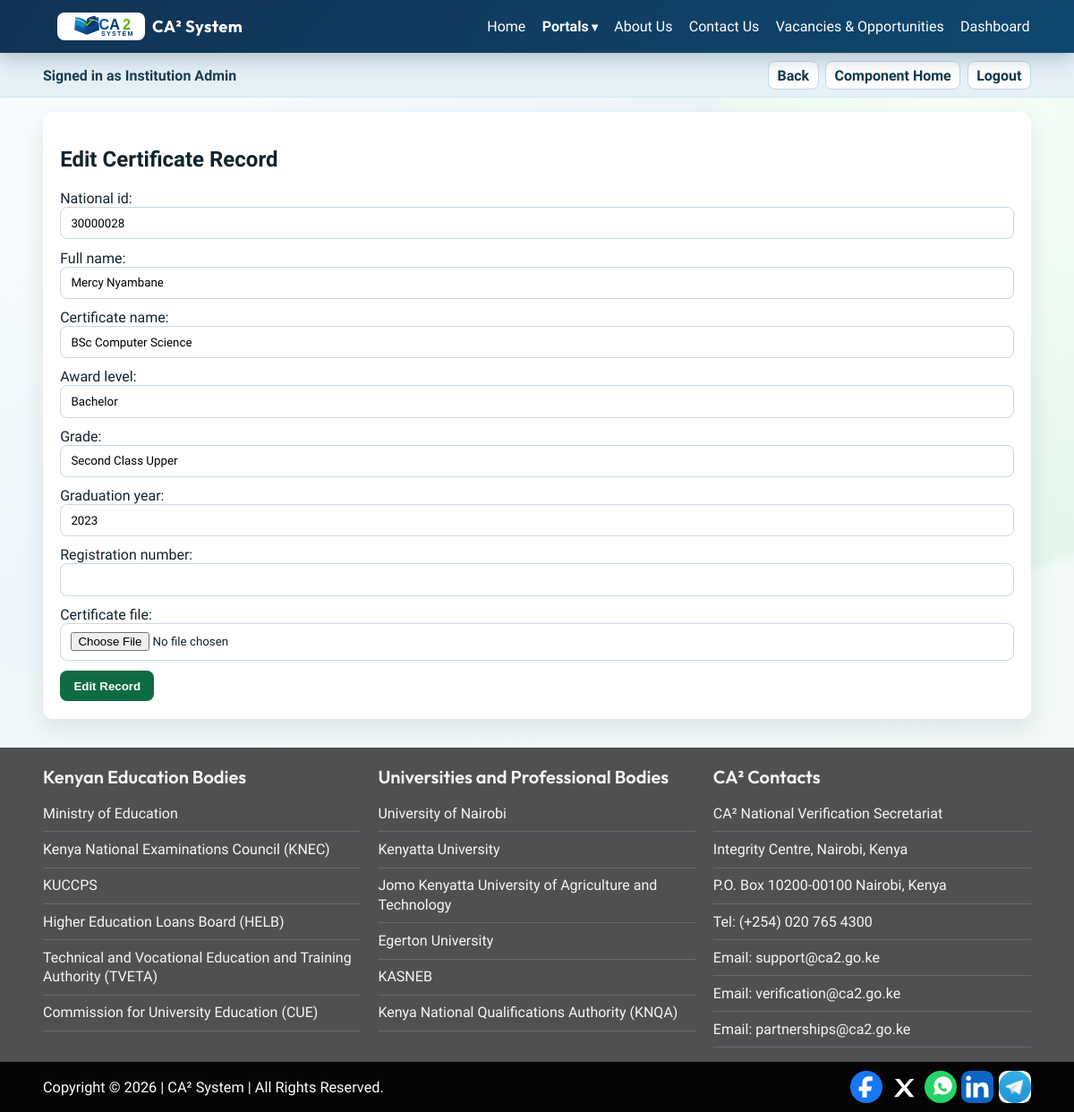
The app's page /institutions/certificates/35/edit/ (signed in) with its own data.
### accounts/models.py (models this page shows, shortened)
class User(AbstractUser):
    class Role(models.TextChoices):
        GOVERNMENT_ADMIN = "GOV_ADMIN", "Government Admin"
        INSTITUTION_ADMIN = "INST_ADMIN", "Institution Admin"
        HR_MANAGER = "HR_MANAGER", "HR Manager"
        CITIZEN = "CITIZEN", "Citizen"
    username = models.CharField(max_length=150, unique=True)
    email = models.EmailField(unique=True)
    role = models.CharField(max_length=20, choices=Role.choices)
    USERNAME_FIELD = "email"
    REQUIRED_FIELDS = ["username"]
    objects = UserManager()

### institutions/models.py (models this page shows, shortened)
class CertificateRecord(models.Model):
    national_id = models.CharField(max_length=20, db_index=True)
    full_name = models.CharField(max_length=255)
    institution = models.ForeignKey(Institution, on_delete=models.PROTECT, related_name="records")
    certificate_name = models.CharField(max_length=255)
    award_level = models.CharField(max_length=120)
    grade = models.CharField(max_length=60, blank=True)
    graduation_year = models.PositiveIntegerField()
    registration_number = models.CharField(max_length=120, blank=True)
    certificate_file = models.FileField(
        upload_to="certificates/",
        blank=True,
        null=True,
        validators=[FileExtensionValidator(["pdf"])],
    )
    created_by = models.ForeignKey(
        settings.AUTH_USER_MODEL, on_delete=models.PROTECT, related_name="created_certificates"
    )
    updated_at = models.DateTimeField(auto_now=True)
    created_at = models.DateTimeField(auto_now_add=True)
    class Meta:
        ordering = ("-graduation_year", "-created_at")
        unique_together = ("national_id", "institution", "certificate_name", "graduation_year")

### institutions/views.py (the view)
# urls.py: path("certificates/<int:pk>/edit/", certificate_update, name="institution_certificate_edit"),
@role_required(User.Role.INSTITUTION_ADMIN)
def certificate_update(request, pk):
    institution = request.user.institution_profile.institution
    record = get_object_or_404(CertificateRecord, pk=pk, institution=institution)
    if request.method == "POST":
        form = CertificateRecordForm(request.POST, request.FILES, instance=record)
        if form.is_valid():
            form.save()
            messages.success(request, "Certificate record updated.")
            return redirect("institution_certificates")
    else:
        form = CertificateRecordForm(instance=record)
    return render(request, "institutions/certificate_form.html", {"form": form, "action": "Edit"})

### institutions/forms.py (shortened to what this page needs)
class CertificateRecordForm(forms.ModelForm):
    class Meta:
        model = CertificateRecord
        fields = (
            "national_id",
            "full_name",
            "certificate_name",
            "award_level",
            "grade",
            "graduation_year",
            "registration_number",
            "certificate_file",
        )

### accounts/views.py (called while the page is built, shortened)
def role_required(*roles):
    def decorator(view_func):
        @wraps(view_func)
        @login_required
        def _wrapped(request, *args, **kwargs):
            return view_func(request, *args, **kwargs)
        return _wrapped
    return decorator

### templates/institutions/certificate_form.html (shortened to what this page needs)
{% extends "base.html" %}
{% block content %}
<section class="card wide-form">
    <h2>{{ action }} Certificate Record</h2>
<form method="post" id="certificate-form" autocomplete="off" enctype="multipart/form-data">
    {{ form.as_p }}
        <button type="submit">{{ action }} Record</button>
    </form>
</section>
{% endblock %}

### templates/base.html (shortened to what this page needs)
{% load static %}
<!DOCTYPE html>
<html lang="en">
<head>
    <link rel="stylesheet" href="{% static 'css/styles.css' %}">
</head>
<body>
    <header class="site-header">
        <div class="container header-wrap">
            <a class="brand" href="{% url 'home' %}">
                <img class="brand-logo" src="{% static 'images/ca2-logo-system.svg' %}" alt="CA2 System Logo">
                <span class="brand-name">CA² System</span>
            </a>
            <nav class="top-nav">
                <a href="{% url 'home' %}">Home</a>
                <details class="nav-dropdown">
                    <summary>Portals</summary>
                </details>
                <a href="{% url 'about_us' %}">About Us</a>
                <a href="{% url 'contact_us' %}">Contact Us</a>
                <a href="{% url 'vacancies_opportunities' %}">Vacancies & Opportunities</a>
                {% if user.is_authenticated %}
                    <a href="{% url 'role_redirect' %}">Dashboard</a>
                {% else %}
                    <a href="{% url 'login' %}">Login</a>
                    <a href="{% url 'citizen_register' %}">Citizen Signup</a>
                {% endif %}
            </nav>
        </div>
    </header>
    {% if user.is_authenticated %}
        <div class="component-bar">
            <div class="container component-wrap">
                <span class="component-role">Signed in as {{ user.get_role_display }}</span>
                <div class="component-actions">
                    <a href="javascript:history.back()">Back</a>
                    <a href="{% url 'role_redirect' %}">Component Home</a>
                    <a href="{% url 'logout' %}">Logout</a>
                </div>
            </div>
        </div>
    {% endif %}
    <main class="container">
        {% block content %}{% endblock %}
    </main>
    <footer class="site-footer">
        <div class="footer-top">
            <div class="container footer-grid">
                <section class="footer-col">
                    <h3>Kenyan Education Bodies</h3>
                    <ul class="footer-list">
                        <li><a href="https://www.education.go.ke/" target="_blank" rel="noopener">Ministry of Education</a></li>
                        <li><a href="https://www.knec.ac.ke/" target="_blank" rel="noopener">Kenya National Examinations Council (KNEC)</a></li>
                        <li><a href="https://www.kuccps.net/" target="_blank" rel="noopener">KUCCPS</a></li>
                        <li><a href="https://www.helb.co.ke/" target="_blank" rel="noopener">Higher Education Loans Board (HELB)</a></li>
                        <li><a href="https://www.tveta.go.ke/" target="_blank" rel="noopener">Technical and Vocational Education and Training Authority (TVETA)</a></li>
                        <li><a href="https://www.cue.or.ke/" target="_blank" rel="noopener">Commission for University Education (CUE)</a></li>
                    </ul>
                </section>
                <section class="footer-col">
                    <h3>Universities and Professional Bodies</h3>
                    <ul class="footer-list">
                        <li><a href="https://www.uonbi.ac.ke/" target="_blank" rel="noopener">University of Nairobi</a></li>
                        <li><a href="https://www.ku.ac.ke/" target="_blank" rel="noopener">Kenyatta University</a></li>
                        <li><a href="https://www.jkuat.ac.ke/" target="_blank" rel="noopener">Jomo Kenyatta University of Agriculture and Technology</a></li>
                        <li><a href="https://www.egerton.ac.ke/" target="_blank" rel="noopener">Egerton University</a></li>
                        <li><a href="https://www.kasneb.or.ke/" target="_blank" rel="noopener">KASNEB</a></li>
                        <li><a href="https://www.knqa.go.ke/" target="_blank" rel="noopener">Kenya National Qualifications Authority (KNQA)</a></li>
                    </ul>
                </section>
                <section class="footer-col">
                    <h3>CA² Contacts</h3>
                    <ul class="footer-list contacts">
                        <li><span>CA² National Verification Secretariat</span></li>
                        <li><span>Integrity Centre, Nairobi, Kenya</span></li>
                        <li><span>P.O. Box 10200-00100 Nairobi, Kenya</span></li>
                        <li><span>Tel: (+254) 020 765 4300</span></li>
                        <li><span>Email: support@ca2.go.ke</span></li>
                        <li><span>Email: verification@ca2.go.ke</span></li>
                        <li><span>Email: partnerships@ca2.go.ke</span></li>
                    </ul>
                </section>
            </div>
        </div>
        <div class="footer-bottom">
            <div class="container footer-bottom-wrap">
                <p>Copyright &copy; {% now "Y" %} | CA² System | All Rights Reserved.</p>
                <div class="social-links">
                    <a href="#" aria-label="Facebook">
                        <img src="{% static 'images/social-facebook.svg' %}" alt="Facebook">
                    </a>
                    <a href="#" aria-label="X">
                        <img src="{% static 'images/social-x.svg' %}" alt="X">
                    </a>
                    <a href="#" aria-label="WhatsApp">
                        <img src="{% static 'images/social-whatsapp.svg' %}" alt="WhatsApp">
                    </a>
                    <a href="#" aria-label="LinkedIn">
                        <img src="{% static 'images/social-linkedin.svg' %}" alt="LinkedIn">
                    </a>
                    <a href="#" aria-label="Telegram">
                        <img src="{% static 'images/social-telegram.jfif' %}" alt="Telegram">
                    </a>
                </div>
            </div>
        </div>
    </footer>
</body>
</html>

### static/css/styles.css (style rules this page uses)
:root { --ink-900: #102430; --ink-700: #29485a; --sky-100: #ecf5fb; --sky-200: #dceef8; --teal-600: #0f6b43; --teal-700: #0b5635; --white: #ffffff; --danger-bg: #feeff0; --danger-ink: #8d1f2c; --success-bg: #eaf8ef; --success-ink: #14512d; }
body { margin: 0; font-family: "Source Sans 3", "Segoe UI", sans-serif; background: radial-gradient(circle at 12% 8%, #f9fdff 0, #edf6fb 42%, rgba(237, 246, 251, 0) 43%), radial-gradient(circle at 88% 12%, #f7fff9 0, #e4f7ed 32%, rgba(228, 247, 237, 0) 33%), linear-gradient(145deg, #eff7fb 0%, #f4faf7 100%); color: var(--ink-900); min-height: 100vh; display: flex; flex-direction: column; }
.container { width: min(1120px, 92%); margin: 0 auto; }
.site-header { background: linear-gradient(125deg, #113355, #0f476e); color: var(--white); margin-bottom: 1.2rem; box-shadow: 0 8px 20px rgba(13, 45, 72, 0.22); position: sticky; top: 0; z-index: 1000; }
.header-wrap { display: flex; align-items: center; justify-content: space-between; gap: 0.7rem; padding: 0.85rem 0; }
.brand { display: inline-flex; align-items: center; gap: 0.5rem; margin-left: 0; }
.brand-logo { width: 86px; height: auto; background: #ffffff; border-radius: 8px; padding: 2px 6px; }
.brand-name { font-family: "Outfit", "Segoe UI", sans-serif; font-weight: 700; font-size: 1.15rem; letter-spacing: 0.4px; }
.site-header a { color: var(--white); text-decoration: none; margin-left: 1rem; }
.site-header nav { display: flex; flex-wrap: wrap; align-items: center; gap: 0.15rem; }
.top-nav > a { margin-left: 0.8rem; padding: 0.3rem 0.1rem; }
.nav-dropdown { position: relative; margin-left: 0.8rem; }
.nav-dropdown summary { list-style: none; cursor: pointer; user-select: none; padding: 0.3rem 0.1rem; color: var(--white); font-weight: 600; }
.nav-dropdown summary::after { content: " ▾"; font-size: 0.85rem; }
.component-bar { background: #e5f1f7; border-top: 1px solid #d0e4ef; border-bottom: 1px solid #d0e4ef; margin-top: -1.2rem; margin-bottom: 1rem; }
.component-wrap { display: flex; align-items: center; justify-content: space-between; gap: 0.7rem; padding: 0.5rem 0; }
.component-role { font-weight: 600; color: #1a3d55; }
.component-actions { display: flex; flex-wrap: wrap; gap: 0.45rem; }
.component-actions a { display: inline-block; color: #103951; background: #ffffff; border: 1px solid #bfd8e5; border-radius: 8px; text-decoration: none; padding: 0.35rem 0.6rem; font-weight: 600; }
main.container { flex: 1; }
.card { background: var(--white); border-radius: 12px; padding: 1.2rem; box-shadow: 0 10px 28px rgba(13, 43, 67, 0.1); margin-bottom: 1rem; }
form p { margin: 0.7rem 0; }
input, select, textarea { width: 100%; padding: 0.6rem 0.7rem; border: 1px solid #c9d8e2; border-radius: 8px; box-sizing: border-box; font-family: inherit; }
button, .button-link { display: inline-block; padding: 0.6rem 0.95rem; border: 0; border-radius: 8px; background: var(--teal-600); color: var(--white); text-decoration: none; cursor: pointer; margin-right: 0.45rem; font-weight: 600; }
.site-footer { margin-top: 1rem; }
.footer-top { background: #4f5052; color: #f5f5f5; padding: 1.3rem 0 1rem; }
.footer-grid { display: grid; grid-template-columns: repeat(3, minmax(220px, 1fr)); gap: 1.2rem; }
.footer-col h3 { margin: 0 0 0.55rem; font-family: "Outfit", "Segoe UI", sans-serif; font-size: 1.25rem; font-weight: 600; }
.footer-list { list-style: none; padding: 0; margin: 0; }
.footer-list li { border-bottom: 1px solid rgba(255, 255, 255, 0.14); padding: 0.55rem 0; font-size: 1rem; line-height: 1.35; }
.footer-list a, .footer-list span { color: #f6f6f6; text-decoration: none; }
.footer-bottom { background: #050505; color: #ffffff; padding: 0.6rem 0; }
.footer-bottom-wrap { display: flex; justify-content: space-between; align-items: center; gap: 0.8rem; }
.footer-bottom p { margin: 0; font-size: 1.02rem; }
.social-links { display: flex; gap: 0.35rem; }
.social-links a { width: 36px; height: 36px; border-radius: 9px; background: transparent; display: inline-flex; align-items: center; justify-content: center; text-decoration: none; overflow: hidden; }
.social-links img { width: 100%; height: 100%; object-fit: cover; border-radius: 8px; }
.wide-form p { position: relative; }

### records on screen
User: role "Institution Admin"
CertificateRecord: national_id "30000028", full_name "Mercy Nyambane", certificate_name "BSc Computer Science", award_level "Bachelor", grade "Second Class Upper", graduation_year "2023"

### other values on screen
{{ action }} "Edit"
